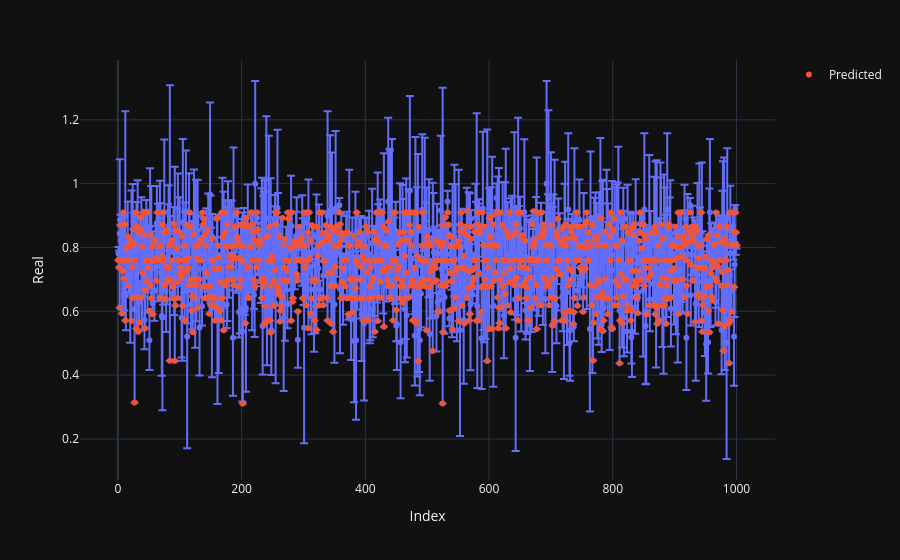

Notebook cell for this chart:
### Code cell
import plotly.express as px

direction = test_set['life_expectancy'].to_numpy() - np.array(predicted_values)
error_df = pd.DataFrame(
    {'Index': range(1, len(errors) + 1),
     'Real': test_set['life_expectancy'],
     'Distance': errors_distance,
     'dir': direction.tolist()})
fig = px.scatter(error_df, x="Index", y="Real", error_y="Distance")
fig.add_scatter(x=error_df['Index'].to_numpy(), y=predicted_values, fillcolor='orange', mode='markers',
                name='Predicted', zorder=1000)
#fig.add_scatter(x=error_df['Index'].to_numpy(), y=error_df['Real'].to_numpy(), fillcolor='green')
fig.show()

### Figure 1 — Plotly figure (JSON) as saved in the notebook; plotly's stock layout.template omitted (floating-point values rounded to 4 significant figures; data arrays with more than 128 entries replaced by an {"elided": "..."} marker saying what was removed)
{"data": [{"error_y": {"array": {"elided": "1000 float values"}}, "hovertemplate": "Index=%{x}<br>Real=%{y}<extra></extra>", "legendgroup": "", "marker": {"color": "#636efa", "symbol": "circle"}, "mode": "markers", "name": "", "orientation": "v", "showlegend": false, "x": {"elided": "1000 int values"}, "xaxis": "x", "y": {"elided": "1000 float values"}, "yaxis": "y", "type": "scatter"}, {"fillcolor": "orange", "mode": "markers", "name": "Predicted", "x": {"elided": "1000 int values"}, "y": {"elided": "1000 float values"}, "zorder": 1000, "type": "scatter"}], "layout": {"xaxis": {"anchor": "y", "domain": [0.0, 1.0], "title": {"text": "Index"}}, "yaxis": {"anchor": "x", "domain": [0.0, 1.0], "title": {"text": "Real"}}, "legend": {"tracegroupgap": 0}, "margin": {"t": 60}}}
